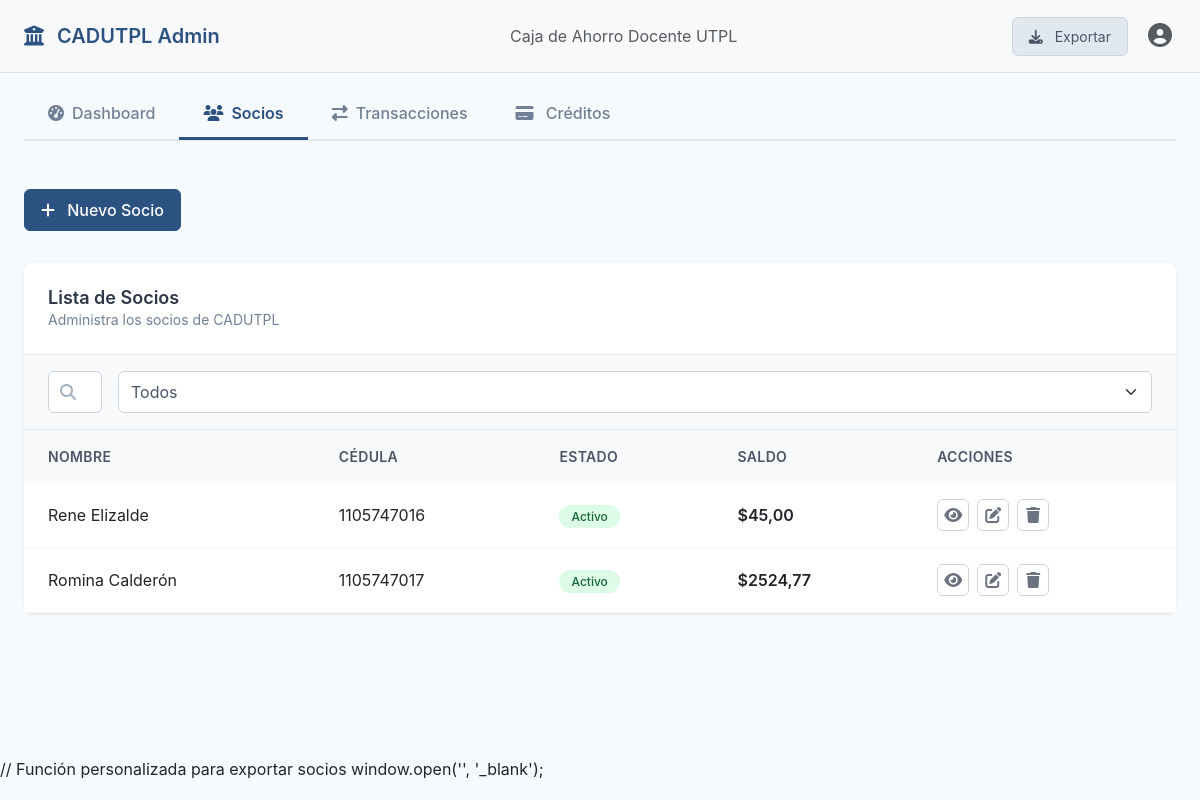
/users/admin/listar/ (signed in), run on the app's committed database.
### users/models.py (models this page shows, shortened)
class CustomUser(AbstractUser):
    username = models.CharField(
        max_length=150,
        unique=True,
        verbose_name="Nombre de usuario",
        null=True,
        blank=True,  # Permite que sea opcional para los usuarios normales
    )
    email = models.EmailField(unique=True)
    phone = models.CharField(max_length=15, blank=True, null=True)
    document_type = models.CharField(
        max_length=20,
        choices=[("CEDULA", "CEDULA"), ("RUC", "RUC"), ("PASSPORT", "Pasaporte")],
    )
    document_number = models.CharField(max_length=20)
    reference_number = models.CharField(max_length=100, unique=True, default=uuid.uuid4)
    address = models.CharField(max_length=255, blank=True)
    profile_picture = models.ImageField(
        upload_to="profile_pictures/", blank=True, null=True
    )
    account_balance = models.DecimalField(max_digits=10, decimal_places=2, default=0)
    is_verified = models.BooleanField(default=False)
    preferred_currency = models.CharField(max_length=3, default="USD")
    preferred_language = models.CharField(max_length=2, default="es")
    created_at = models.DateTimeField(auto_now_add=True)
    updated_at = models.DateTimeField(auto_now=True)
    USERNAME_FIELD = "email"  # El email sigue siendo el identificador único
    REQUIRED_FIELDS = [
        "username"
    ]  # Hacer que username sea requerido para superusuarios
    objects = CustomUserManager()  # Asignar el manager personalizado
    class Meta:
        db_table = "custom_users"

### wallets/models.py (models this page shows, shortened)
class Wallet(models.Model):
    user = models.OneToOneField(CustomUser, on_delete=models.CASCADE, related_name='wallet')
    balance = models.DecimalField(max_digits=10, decimal_places=2, default=0)
    total_credit_line = models.DecimalField(max_digits=10, decimal_places=2, default=2000)
    available_credit = models.DecimalField(max_digits=10, decimal_places=2, default=2000)
    created_at = models.DateTimeField(auto_now_add=True)
    updated_at = models.DateTimeField(auto_now=True)

### users/views.py (the view)
# urls.py: path("admin/listar/", socio_list_view, name="socio_list"),
@login_required
def socio_list_view(request):
    socios = CustomUser.objects.filter(is_staff=False).select_related("wallet")
    context = {"socios": socios}
    return render(request, "users/gestion_socios.html", context)

### users/templates/users/gestion_socios.html (shortened to what this page needs)
<!DOCTYPE html>
<html lang="es">
<head>
    <link href="https://cdnjs.cloudflare.com/ajax/libs/bootstrap/5.3.0/css/bootstrap.min.css" rel="stylesheet">
    <link href="https://cdnjs.cloudflare.com/ajax/libs/font-awesome/6.4.0/css/all.min.css" rel="stylesheet">
</head>
<body>
    {% include 'navbar.html' %}
    {% include 'tabs_menu.html' %}
    <div class="container-fluid px-4 main-content">
        {% block content %}
        <div class="row">
            <div class="col-12">
                <div class="section-header">
                    <button class="btn btn-primary-custom" onclick="window.location.href=''">
                        <i class="fas fa-plus me-2"></i>
                        Nuevo Socio
                    </button>
                </div>
                <div class="card socios-card">
                    <div class="socios-header">
                        <h3 class="socios-title">Lista de Socios</h3>
                        <p class="socios-subtitle">Administra los socios de CADUTPL</p>
                    </div>
                    <div class="search-filter-section">
                        <div class="search-wrapper">
                            <i class="fas fa-search search-icon"></i>
                            <input type="text" class="form-control search-input" placeholder="Buscar socio..."
                                id="searchInput">
                        </div>
                        <select class="form-select filter-dropdown" id="filterSelect">
                            <option value="todos">Todos</option>
                        </select>
                    </div>
                    <div class="table-responsive">
                        <table class="table socios-table" id="sociosTable">
                            <thead>
                                <tr>
                                    <th>Nombre</th>
                                    <th>Cédula</th>
                                    <th>Estado</th>
                                    <th>Saldo</th>
                                    <th>Acciones</th>
                                </tr>
                            </thead>
                            <tbody>
                                {% for socio in socios %}
                                <tr>
                                    <td>{{ socio.first_name }} {{ socio.last_name }}</td>
                                    <td>{{ socio.document_number }}</td>
                                    <td>
                                        {% if socio.is_active %}
                                        <span class="badge-activo">Activo</span>
                                        {% else %}
                                        <span class="badge-inactivo">Inactivo</span>
                                        {% endif %}
                                    </td>
                                    <td class="saldo-amount">${{ socio.wallet.balance }}</td>
                                    <td>
                                        <div class="action-buttons">
                                            <button class="btn btn-action btn-view" title="Ver detalles"
                                                data-bs-toggle="modal" data-bs-target="#viewSocioModal"
                                                data-name="Dr. {{ socio.first_name }} {{ socio.last_name }}"
                                                data-document="{{ socio.document_number }}"
                                                data-status="{% if socio.is_active %}Activo{% else %}Inactivo{% endif %}"
                                                data-email="{{ socio.email }}" data-phone="{{ socio.phone }}"
                                                data-balance="${{ socio.wallet.balance }}"
                                                data-date="{{ socio.date_joined|date:'Y-m-d' }}">
                                                <i class="fas fa-eye"></i>
                                            </button>
                                            <button class="btn btn-action btn-edit" title="Editar"
                                                onclick="editSocio({{ socio.id }})">
                                                <i class="fas fa-edit"></i>
                                            </button>
                                            <button class="btn btn-action btn-delete" title="Eliminar"
                                                onclick="deleteSocio({{ socio.id }}, '{{ socio.get_full_name }}')">
                                                <i class="fas fa-trash"></i>
                                            </button>
                                        </div>
                                    </td>
                                </tr>
                                {% empty %}
                                <tr>
                                    <td colspan="6" class="text-center text-muted py-4">No hay socios registrados.</td>
                                </tr>
                                {% endfor %}
                            </tbody>
                        </table>
                    </div>
                </div>
            </div>
        </div>
        {% endblock %}
    </div>
    {% block export_function %}
    // Función personalizada para exportar socios
    window.open('', '_blank');
    {% endblock %}
</body>
</html>

### templates/menu_styles.html (style rules this page uses)
body { background-color: #f7fafc; font-family: -apple-system, BlinkMacSystemFont, 'Segoe UI', Roboto, sans-serif; }
.container-fluid { max-width: 1400px; }
.main-content { min-height: calc(100vh - 200px); padding-top: 2rem; }

### users/templates/users/gestion_socios.html (style rules this page uses)
.section-header { display: flex; justify-content: space-between; align-items: center; margin-bottom: 2rem; }
.btn-primary-custom { background-color: #2c5282; border-color: #2c5282; color: white; font-weight: 500; padding: 0.5rem 1rem; border-radius: 0.375rem; }
.socios-card { background: white; border-radius: 0.5rem; box-shadow: 0 1px 3px 0 rgba(0, 0, 0, 0.1); border: none; }
.socios-header { padding: 1.5rem; border-bottom: 1px solid #e2e8f0; }
.socios-title { color: #2d3748; font-weight: 600; font-size: 1.125rem; margin: 0; }
.socios-subtitle { color: #718096; font-size: 0.875rem; margin: 0; }
.search-filter-section { padding: 1rem 1.5rem; background-color: #f8f9fa; border-bottom: 1px solid #e2e8f0; display: flex; justify-content: space-between; align-items: center; gap: 1rem; }
.search-input { flex: 1; max-width: 300px; border: 1px solid #cbd5e0; border-radius: 0.375rem; padding: 0.5rem 0.75rem; padding-left: 2.5rem; }
.search-wrapper { position: relative; flex: 1; max-width: 300px; }
.search-icon { position: absolute; left: 0.75rem; top: 50%; transform: translateY(-50%); color: #a0aec0; }
.filter-dropdown { border: 1px solid #cbd5e0; border-radius: 0.375rem; padding: 0.5rem 2rem 0.5rem 0.75rem; background-color: white; color: #4a5568; min-width: 120px; }
.socios-table { margin: 0; }
.socios-table thead th { background-color: #f8f9fa; border: none; color: #4a5568; font-weight: 600; font-size: 0.875rem; padding: 1rem 1.5rem; text-transform: uppercase; letter-spacing: 0.025em; }
.socios-table tbody td { padding: 1rem 1.5rem; border: none; border-bottom: 1px solid #f1f5f9; vertical-align: middle; }
.badge-activo { background-color: #dcfce7; color: #166534; padding: 0.25rem 0.75rem; border-radius: 9999px; font-size: 0.75rem; font-weight: 500; }
.saldo-amount { color: #059669; font-weight: 600; }
.action-buttons { display: flex; gap: 0.5rem; }
.btn-action { padding: 0.375rem; border: 1px solid #cbd5e0; border-radius: 0.375rem; background-color: white; color: #6b7280; width: 32px; height: 32px; display: flex; align-items: center; justify-content: center; }

### data on the page
CustomUser: first_name "Rene", last_name "Elizalde", document_number "1105747016", is_active "Activo", wallet.balance "45,00"
CustomUser: first_name "Romina", last_name "Calderón", document_number "1105747017", is_active "Activo", wallet.balance "2524,77"
